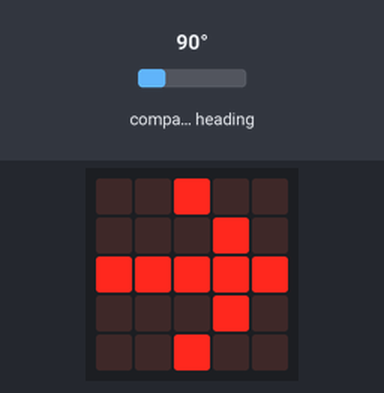
Simulated run of this program. Board: BBC micro:bit (MakeCode). Parts: the board's 5×5 LED display. Inputs (shaded band) come from the test bench; at power-on: compass heading 90°. The compass is already calibrated.

Above: at 0.63 s.
1.3 s: compass heading set to 269°
At 1.85 s:
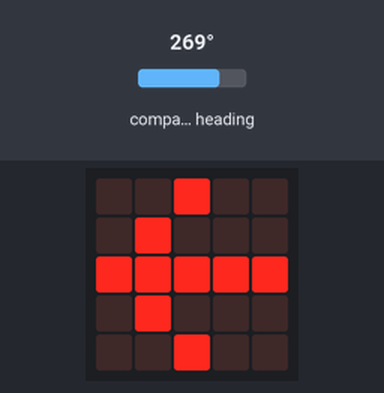
4.3 s: compass heading set to 90°
At 5.13 s:
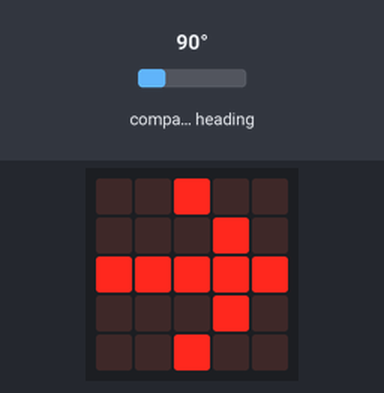
7.3 s: compass heading set to 229°
At 7.59 s:
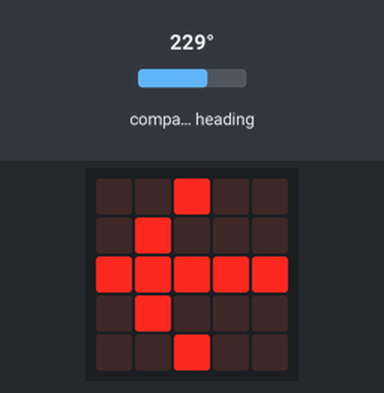
Timing chart, 0 to 10.3 s (numbered marks = the images above; inputs shaded):
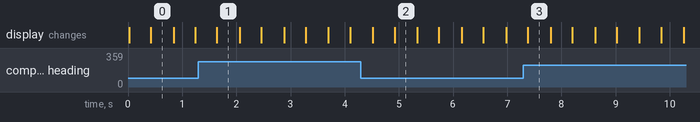

The program:

main.ts
```typescript
let kompasrichting = 0
basic.forever(function () {
    if (kompasrichting < 315 && kompasrichting > 45) {
        basic.showLeds(`
            . . # . .
            . # # # .
            # . # . #
            . . # . .
            . . # . .
            `)
    }
    if (kompasrichting < 135 && kompasrichting > 225) {
        basic.showLeds(`
            . . # . .
            . . # . .
            # . # . #
            . # # # .
            . . # . .
            `)
    }
    if (kompasrichting > 45 && kompasrichting < 135) {
        basic.showLeds(`
            . . # . .
            . . . # .
            # # # # #
            . . . # .
            . . # . .
            `)
    }
    if (kompasrichting > 225 && kompasrichting < 315) {
        basic.showLeds(`
            . . # . .
            . # . . .
            # # # # #
            . # . . .
            . . # . .
            `)
    }
})
basic.forever(function () {
    kompasrichting = input.compassHeading()
})
```

test.ts
```typescript
// tests gaan hier; deze zal niet worden gecompileerd wanneer dit pakket wordt gebruikt als extensie.
```

Measured:
- after the input at 1.3 s, the display: changes after 0.34 s (image 1)
- after the input at 4.3 s, the display: first differs from a run without the input after 0.62 s (image 2)
- after the input at 7.3 s, the display: changes after 0.08 s (image 3)
- what the display in image 0 shows lasts 0.4 s, from 0.4 s to 0.8 s
